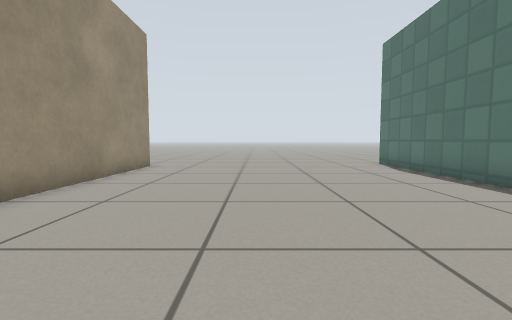
view 1 (above)

16 first-person views from a walk through a world built for the Gazebo simulator. The camera is 0.5 m above the floor, tilts 4° down and sees 85° across. The floor is counted in squares, 0.5 m on a side. Each view is taken from the middle of a square. On the plan, view 1 faces up. The plan holds only what a view shows up to about 11 squares ahead; the rest is blank. Gazebo's built-in surfaces are drawn with simple patterns.

view 2
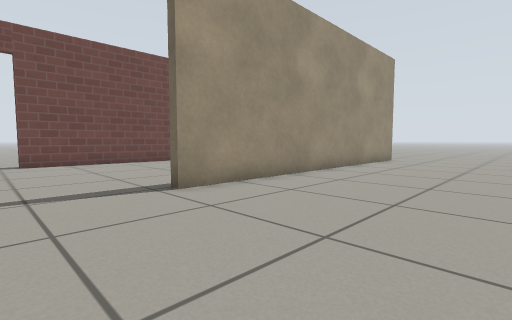

view 3
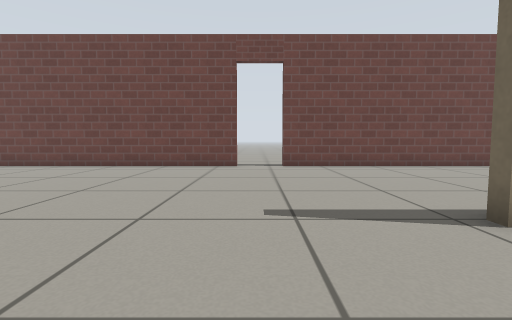

view 4
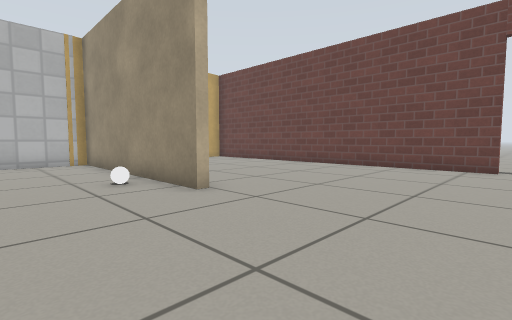

view 5
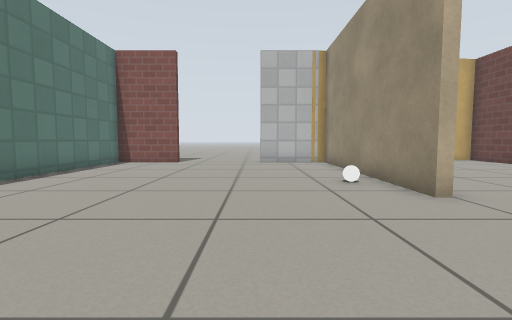

view 6
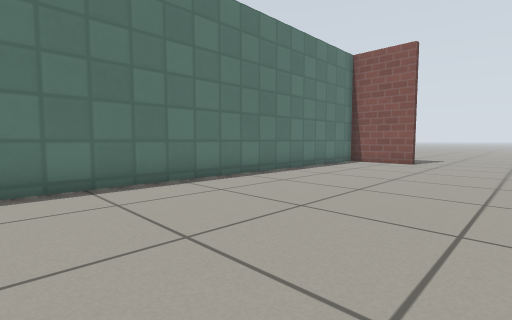

view 7
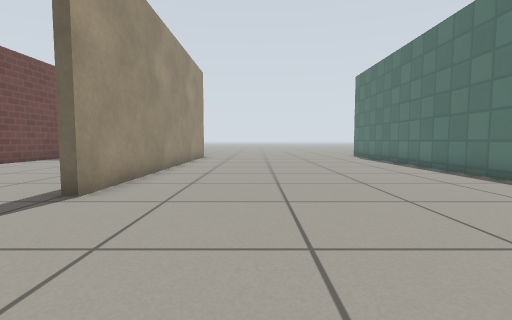

view 8
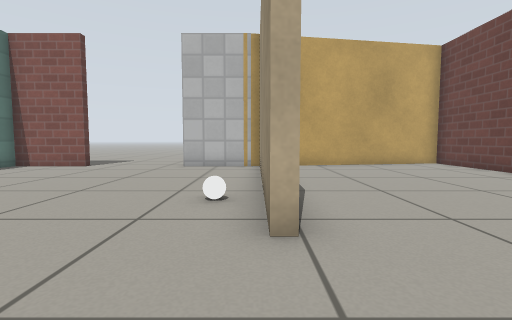

view 9
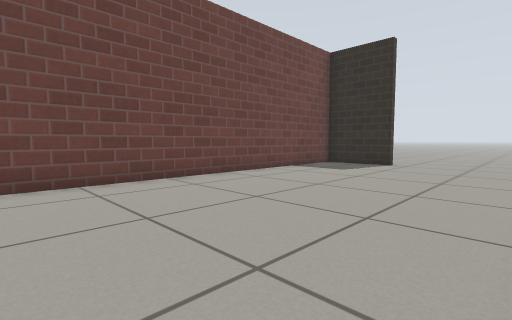

view 10
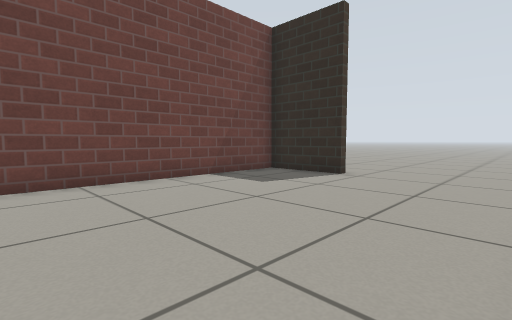

view 11
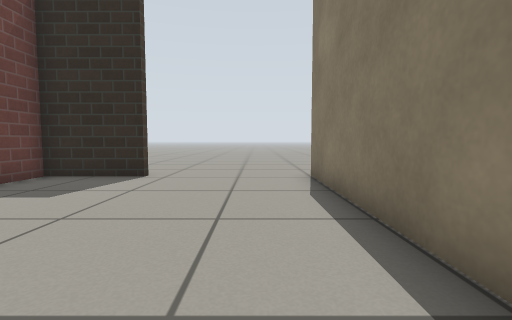

view 12
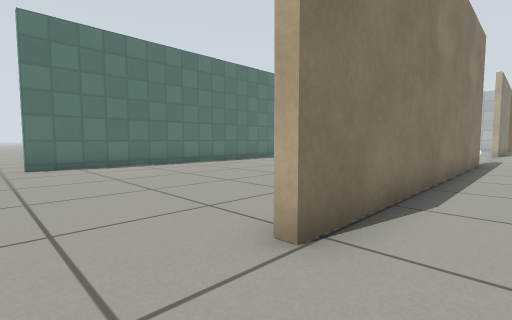

view 13
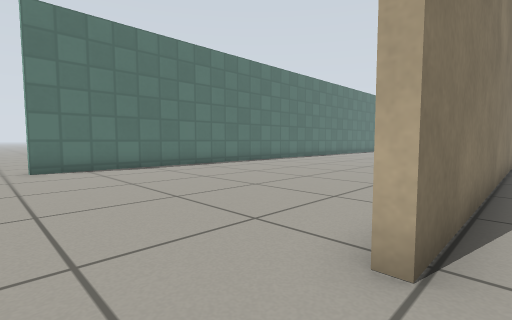

view 14
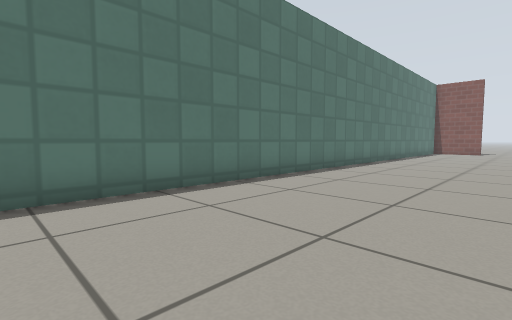

view 15
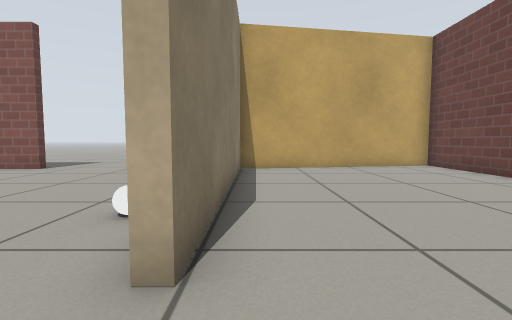

view 16
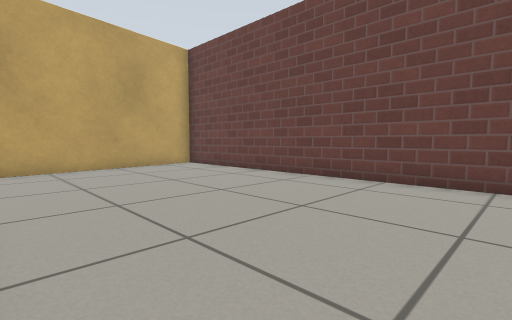

### Floor plan
Points are (right, up) in squares from view 1. A wall is a line through its corners. A room is listed if a view was taken in it or the views show most of it. See-through windows are left out.
Room 1 (views 1, 2, 3, 4, 5, 6, 7, 8, 9, 10, 11, 12, 13, 14, 15, 16)
walls: (-4.4, -1.1) (-4.4, 11); (-4.1, -8.8) (-4.1, -16.8); (-11.8, -4.7) (-11.8, -18.1) (-4.4, -16.9) (-4.4, -8.8); (-4.1, 11) (-4.1, -1.1); (-9, 10.6) (-11.8, 10.6) (-11.8, -2.9); (-3.9, -16.8) (-1.1, -16.8); (2.5, -16.8) (5.3, -16.8) (5.3, 12)
ways out: opening at (0.5, -17); opening at (5, 12.5); open door at (-12, -3.5)
objects: white ball (-3, -11)

Where each view was taken, in squares from view 1:
view 1: 0 up, 0 right, facing up
view 2: 4 down, 1 right, facing up-left
view 3: 4 down, 1 left, facing left
view 4: 4 down, 1 left, facing down-left
view 5: 4 down, 1 left, facing down
view 6: 4 down, 1 left, facing down-right
view 7: 6 down, 1 left, facing up
view 8: 6 down, 4 left, facing down
view 9: 1 down, 5 left, facing up-left
view 10: 3 up, 5 left, facing up-left
view 11: 3 up, 6 left, facing up
view 12: 13 up, 6 left, facing down-right
view 13: 13 up, 5 left, facing down-right
view 14: 7 up, 0 right, facing down-right
view 15: 7 down, 5 left, facing down
view 16: 7 down, 5 left, facing down-left
